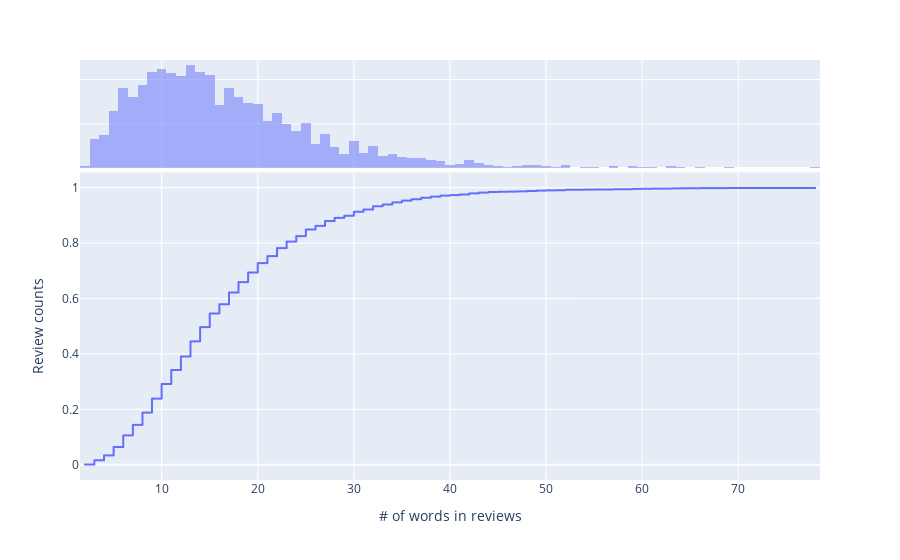

Here is the notebook cell this chart was saved with:
### Markdown cell above
It is important to understand the distribution of the sentence length as most techniques may require setting the max number of tokens for model inputs, as well as, certain algorithms may only support upto only a certain lengths.

### Code cell
review_length = ds["train"].to_pandas()['tokens'].apply(lambda x: len(x))

fig = px.ecdf(review_length, marginal="histogram")
fig. update_layout(showlegend=False,
                   xaxis_title="# of words in reviews",
                   yaxis_title="Review counts")
fig.show()

### Figure 1 — Plotly figure (JSON) as saved in the notebook; plotly's stock layout.template omitted (floating-point values rounded to 4 significant figures; data arrays with more than 128 entries replaced by an {"elided": "..."} marker saying what was removed)
{"data": [{"hovertemplate": "variable=tokens<br>value=%{x}<br>probability=%{y}<extra></extra>", "legendgroup": "tokens", "line": {"dash": "solid", "shape": "hv"}, "marker": {"color": "#636efa", "symbol": "circle"}, "mode": "lines", "name": "tokens", "showlegend": true, "type": "scattergl", "x": {"elided": "2125 int values"}, "xaxis": "x", "y": {"elided": "2125 float values"}, "yaxis": "y"}, {"alignmentgroup": "True", "bingroup": "x", "hovertemplate": "variable=tokens<br>value=%{x}<br>count=%{y}<extra></extra>", "legendgroup": "tokens", "marker": {"color": "#636efa"}, "name": "tokens", "offsetgroup": "tokens", "opacity": 0.5, "showlegend": false, "type": "histogram", "x": {"elided": "2125 int values"}, "xaxis": "x2", "yaxis": "y2"}], "layout": {"barmode": "overlay", "legend": {"title": {"text": "variable"}, "tracegroupgap": 0}, "margin": {"t": 60}, "showlegend": false, "xaxis": {"anchor": "y", "domain": [0, 1], "title": {"text": "# of words in reviews"}}, "xaxis2": {"anchor": "y2", "domain": [0, 1], "matches": "x", "showgrid": true, "showticklabels": false}, "yaxis": {"anchor": "x", "domain": [0, 0.7326], "title": {"text": "Review counts"}}, "yaxis2": {"anchor": "x2", "domain": [0.7426, 1], "matches": "y2", "showgrid": true, "showline": false, "showticklabels": false, "ticks": ""}}}
